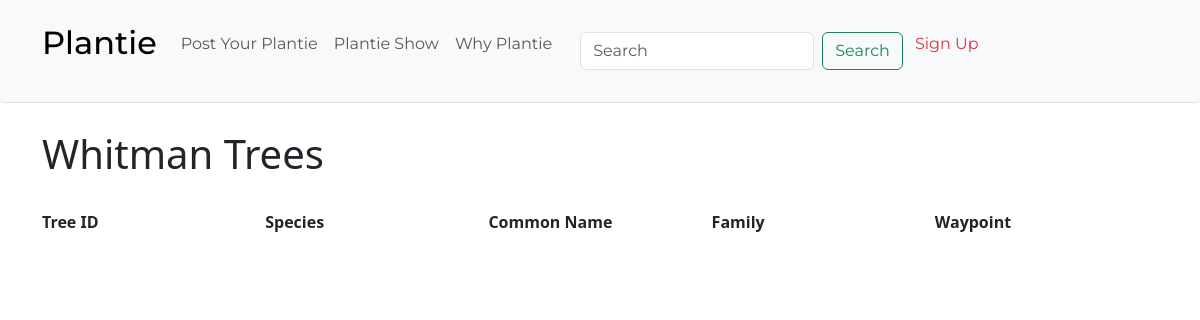
Before: /tree/ with the older database file.
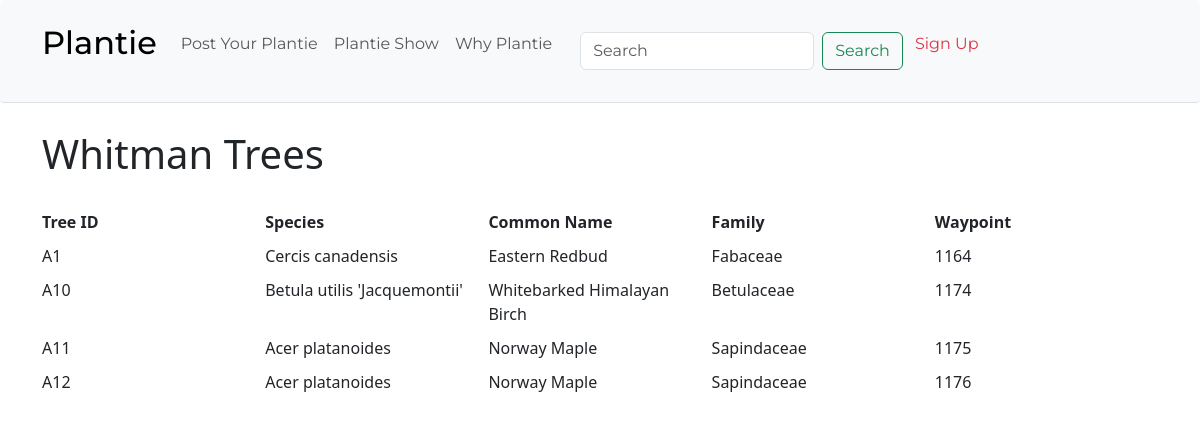
After: the same page with the newer database file.
### website/models.py (models this page shows, shortened)
class Tree(mixins.SheetSyncableMixin, models.Model):
    spreadsheet_id = '1d5n18wWbVVhvg1x_1J3UHpJPdzRCcrlK'
    model_id_field = 'guid'
    guid = models.CharField(primary_key=True, max_length=255, default=uuid4)
    Tree_ID = models.CharField(max_length=127)
    Species = models.CharField(max_length=127)
    Common_Name = models.CharField(max_length=127)
    Family = models.CharField(max_length=127)
    Waypoint = models.CharField(max_length=127)

### website/views.py (the view)
# urls.py: path('tree/', views.tree, name='tree'),
def tree(request):
    if request.method == 'GET':
        param = request.GET.get('search_tree')
        if param == None:
            param = ''
        res = Tree.objects.filter(Q(Tree_ID__icontains=param) | Q(Species__icontains=param) | Q(Common_Name__icontains=param) | Q(Family__icontains=param) | Q(Waypoint__icontains=param))
        return render(request, 'tree.html', {'res':res})
    else:
        return render(request, 'tree.html', {})

### website/templates/tree.html (shortened to what this page needs)
{% extends 'base.html' %}
        {% block content %}
        <div class="container m-2">
            <form class="d-flex" role="search" action="{% url 'tree' %}" >
              <button class="btn btn-outline-success my-2 my-sm-0" type="submit">Search</button>
            </form>
          </div>
            <br/>
            <div class="container">
                <h1>Whitman Trees</h1>
                <br/>
                <div>
                    <div style="display: flex; font-weight: bold;">
                      <div style="flex: 1;">Tree ID</div>
                      <div style="flex: 1;">Species</div>
                      <div style="flex: 1;">Common Name</div>
                      <div style="flex: 1;">Family</div>
                      <div style="flex: 1;">Waypoint</div>
                    </div>
                    {% for tree in res %}
                      <div style="display: flex; margin-top: 10px;">
                        <div style="flex: 1;">{{ tree.Tree_ID }}</div>
                        <div style="flex: 1;">{{ tree.Species }}</div>
                        <div style="flex: 1;">{{ tree.Common_Name }}</div>
                        <div style="flex: 1;">{{ tree.Family }}</div>
                        <div style="flex: 1;">{{ tree.Waypoint }}</div>
                      </div>
                    {% endfor %}
                  </div>
              </div>
        {% endblock %}

### website/templates/base.html (shortened to what this page needs)
<!doctype html>
<html lang="en">
  <head>
    <link href="https://cdn.jsdelivr.net/npm/bootstrap@5.3.2/dist/css/bootstrap.min.css" rel="stylesheet">
  </head>
  <body class="container-fluid p-1" style="font:'Roboto'">
    {% include 'navbar.html' %}
    {% block content %}{% endblock %}
  </body>
</html>

### website/templates/navbar.html (shortened to what this page needs)
<nav class="navbar navbar-expand-lg navbar-light bg-light fixed-top active rounded-1 d-flex pb-4" style="border-bottom: 1px solid #dee2e6; font-family: 'Montserrat'; align-items: center;">
  <div class="container">
    <a class="navbar-brand s-5" style="font-weight: 500; font-size: xx-large;" href="{% url 'home' %}">Plantie</a>
    <div class="collapse navbar-collapse" id="navbarNav">
      <ul class="navbar-nav mt-3">
        <li class="nav-item">
          <a class="nav-link" aria-current="page" href="{% url 'your_plantie' %}">Post Your Plantie</a>
        </li>
        <li class="nav-item ">
          <a class="nav-link" href="{% url 'plant_show' %}">Plantie Show</a>
        </li>
        <li class="nav-item ">
          <a class="nav-link" href="{% url 'why_plant' %}">Why Plantie</a>
        </li>
        <li class="nav-item ">
          <div class="container m-2">
            <form class="d-flex" role="search" action="{% url 'search_plant' %}">
              <input class="form-control me-2" type="search" placeholder="Search" aria-label="Search" name="search">
              <button class="btn btn-outline-success my-2 my-sm-0" type="submit">Search</button>
            </form>
          </div>
        </li>
        {% if user.is_authenticated %}
          <li class="nav-item">
            <a class="nav-link text-danger " href="{% url 'logout' %}">Logout</a>
          </li>
        {% else %}
          <li class="nav-item">
            <a class="nav-link text-danger" href="{% url 'signup' %}">Sign Up</a>
          </li>
        {% endif %}
      </ul>
    </div>
  </div>
</nav>
<br><br>

Changed rows visible on the page:
added Tree: Tree_ID "A1", Species "Cercis canadensis", Common_Name "Eastern Redbud", Family "Fabaceae", Waypoint "1164"
added Tree: Tree_ID "A10", Species "Betula utilis 'Jacquemontii'", Common_Name "Whitebarked Himalayan Birch", Family "Betulaceae", Waypoint "1174"
added Tree: Tree_ID "A11", Species "Acer platanoides", Common_Name "Norway Maple", Family "Sapindaceae", Waypoint "1175"
added Tree: Tree_ID "A12", Species "Acer platanoides", Common_Name "Norway Maple", Family "Sapindaceae", Waypoint "1176"
